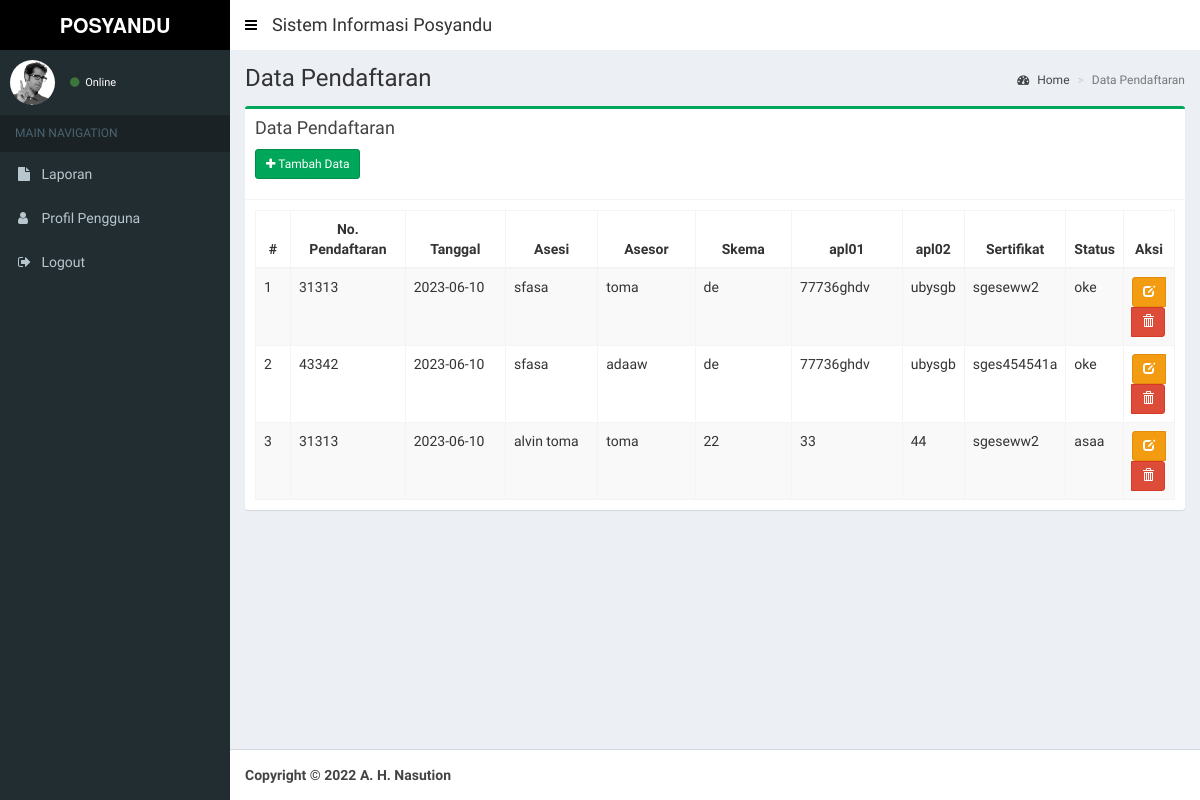
Screenshot of /index.php/pendaftaran with the database file from the repository.
### tables this page shows
CREATE TABLE `tbl_pendaftaran` (
  `id_pendaftaran` int NOT NULL,
  `no_pendaftaran` varchar(50) NOT NULL,
  `tgl_pendaftaran` date NOT NULL,
  `id_asesi` int NOT NULL,
  `id_asesor` int NOT NULL,
  `id_skema` int NOT NULL,
  `apl01` int NOT NULL,
  `apl02` int NOT NULL,
  `sertifikat` varchar(50) NOT NULL,
  `status_pendaftaran` varchar(50) NOT NULL
);

CREATE TABLE `tbl_asesi` (
  `id_asesi` int NOT NULL,
  `nim_asesi` varchar(50) NOT NULL,
  `nik_asesi` varchar(50) NOT NULL,
  `nama_asesi` varchar(50) NOT NULL,
  `alamat_asesi` varchar(50) NOT NULL,
  `notlp_asesi` varchar(50) NOT NULL,
  `jeniskelamin_asesi` varchar(50) NOT NULL,
  `agama_asesi` varchar(50) NOT NULL,
  `tempatlahir_asesi` varchar(50) NOT NULL,
  `tanggallahir_asesi` varchar(50) NOT NULL,
  `provinsi_asesi` varchar(50) NOT NULL,
  `kotakab_asesi` varchar(50) NOT NULL,
  `tahunmasuk_asesi` varchar(50) NOT NULL,
  `tahunlulus_asesi` varchar(50) NOT NULL,
  `jurusan_asesi` varchar(50) NOT NULL,
  `programstudi_asesi` varchar(50) NOT NULL,
  `email_asesi` varchar(50) NOT NULL,
  `password_asesi` varchar(50) NOT NULL,
  `foto_asesi` text NOT NULL
);

CREATE TABLE `tbl_asesor` (
  `id_asesor` int NOT NULL,
  `noregister_asesor` varchar(50) NOT NULL,
  `nik_asesor` varchar(50) NOT NULL,
  `nama_asesor` varchar(50) NOT NULL,
  `alamat_asesor` varchar(50) NOT NULL,
  `notlp_asesor` varchar(50) NOT NULL,
  `jeniskelamin_asesor` varchar(50) NOT NULL,
  `agama_asesor` varchar(50) NOT NULL,
  `tempatlahir_asesor` varchar(50) NOT NULL,
  `tanggallahir_asesor` date NOT NULL,
  `provinsi_asesor` varchar(50) NOT NULL,
  `kotakab_asesor` varchar(50) NOT NULL,
  `jurusan_asesor` varchar(50) NOT NULL,
  `programstudi_asesor` varchar(50) NOT NULL,
  `email_asesor` varchar(50) NOT NULL,
  `password_asesor` varchar(50) NOT NULL,
  `foto_asesor` text NOT NULL,
  `sertifikat_asesor` varchar(50) NOT NULL
);

CREATE TABLE `tbl_skema` (
  `id_skema` int NOT NULL,
  `kode_skema` varchar(30) NOT NULL,
  `nama_skema` varchar(50) NOT NULL,
  `apl01` varchar(30) NOT NULL,
  `apl02` varchar(30) NOT NULL
);

### application/views/layout/v_content.php (called while the page is built, shortened)
 	<?php
	if ($content)
	{
		$this->load->view($content);
	}
?>

### application/controllers/Pendaftaran.php (called while the page is built, shortened)
<?php
class Pendaftaran extends CI_Controller {
	public function __construct()
	{
		$this->load->model('Pendaftaran_model', 'pendaftaran');
		$this->load->model('Asesi_model', 'asesi');
		$this->load->model('Asesor_model', 'asesor');
		$this->load->model('Skema_model', 'skema');
		$this->load->helper('tgl_indo');
		$this->load->helper('security');
	}
	public function index()
	{
		$data = array(
			'title'			=> 'LSP',
			'judul'			=> 'Data Pendaftaran',
			'data' 			=> $this->pendaftaran->tabel()->result(),
			'content'		=> 'pendaftaran/v_content',
			'ajax'	 		=> 'pendaftaran/v_ajax'
		);
		$this->load->view('layout/v_wrapper', $data, FALSE);
	}
}

### index.php (called while the page is built, shortened)
<?php
require_once BASEPATH.'core/CodeIgniter.php';

### application/models/Pendaftaran_model.php (called while the page is built, shortened)
<?php
class Pendaftaran_model extends CI_Model {
	public function tabel($where = null)
	{
		if($where == null){
			$this->db->select('*');
			$this->db->from('tbl_pendaftaran');
			$this->db->join('tbl_asesi', 'tbl_pendaftaran.id_asesi = tbl_asesi.id_asesi');
			$this->db->join('tbl_asesor', 'tbl_pendaftaran.id_asesor = tbl_asesor.id_asesor');
			$this->db->join('tbl_skema', 'tbl_pendaftaran.id_skema = tbl_skema.id_skema');
			$this->db->order_by('tbl_pendaftaran.id_pendaftaran', 'Asc');
			$query = $this->db->get();
		}
		return $query;
	}
}

### application/views/pendaftaran/v_content.php (the view, shortened to what this page needs)
<section class="content-header">
  <h1>
    <?= $judul ?>
  </h1>
  <ol class="breadcrumb">
    <li><a href="<?= base_url() ?>dashboard"><i class="fa fa-dashboard"></i> Home</a></li>
    <li class="active"><?= $judul ?></li>
  </ol>
</section>
<section class="content">
  <div class="row">
    <div class="col-xs-12">
      <div class="box box-success">
        <div class="box-header with-border">
          <h3 class="box-title">Data Pendaftaran</h3>
          <div style="padding-top: 10px;">
          <p><a href="<?= base_url(); ?>pendaftaran/add" class="btn btn-sm btn-success icon-btn"><i class="fa fa-plus"></i> Tambah Data</a></p>
          </div>
        </div>
        <div class="box-body">
          <table id="example1" class="table table-bordered table-striped" style="width: 100%;">
              <thead>
                  <tr>
                      <th style="width: 5%;text-align: center;">#</th>
                      <th style="width: 15%;text-align: center;">No. Pendaftaran</th>
                      <th style="width: 15%;text-align: center;">Tanggal</th>
                      <th style="width: 15%;text-align: center;">Asesi</th>
                      <th style="width: 15%;text-align: center;">Asesor</th>
                      <th style="width: 15%;text-align: center;">Skema</th>
                      <th style="width: 15%;text-align: center;">apl01</th>
                      <th style="width: 15%;text-align: center;">apl02</th>
                      <th style="width: 15%;text-align: center;">Sertifikat</th>
                      <th style="width: 15%;text-align: center;">Status</th>
                      <th style="width: 13%;text-align: center;">Aksi</th>
                  </tr>
              </thead>
              <tbody>
                  <?php $total= 0; $no=1; foreach($data as $row){  ?>
                  <tr>
                      <td><?= $no++ ?></td>
                      <td><?= $row->no_pendaftaran ?></td>
                      <td><?= $row->tgl_pendaftaran ?></td>
                      <td><?= $row->nama_asesi ?></td>
                      <td><?= $row->nama_asesor ?></td>
                      <td><?= $row->nama_skema ?></td>
                      <td><?= $row->apl01 ?></td>
                      <td><?= $row->apl02 ?></td>
                      <td><?= $row->sertifikat ?></td>
                      <td><?= $row->status_pendaftaran ?></td>
                      <td style="text-align: center;">
                          <form action="<?= base_url() ?>pendaftaran/delete/<?= $row->id_pendaftaran ?>" method="post">
                              <div class="btn-group">
                                  <a href="<?= base_url() ?>pendaftaran/edit/<?= $row->id_pendaftaran ?>" class=" btn btn-sm btn-warning" data-toggle="tooltip" title="Edit"><span class="glyphicon glyphicon-edit"></span></a>
                                  <button class="btn btn-sm btn-danger" type="submit" onclick="return confirm('Yakin ingin menghapus data?')" data-toggle="tooltip" title="Hapus"><span class="glyphicon glyphicon-trash"></span></button>
                              </div>
                          </form>
                      </td>
                  </tr>
                <?php } ?>
              </tbody>
          </table>
        </div>
      </div>
    </div>
  </div>
</section>

### rows the page displays
tbl_pendaftaran: no_pendaftaran "31313", tgl_pendaftaran "2023-06-10", id_asesi.nama_asesi "sfasa", id_asesor.nama_asesor "toma", id_skema.nama_skema "de", id_skema.apl01 "77736ghdv", id_skema.apl02 "ubysgb", sertifikat "sgeseww2", status_pendaftaran "oke"
tbl_pendaftaran: no_pendaftaran "43342", tgl_pendaftaran "2023-06-10", id_asesi.nama_asesi "sfasa", id_asesor.nama_asesor "adaaw", id_skema.nama_skema "de", id_skema.apl01 "77736ghdv", id_skema.apl02 "ubysgb", sertifikat "sges454541a", status_pendaftaran "oke"
tbl_pendaftaran: no_pendaftaran "31313", tgl_pendaftaran "2023-06-10", id_asesi.nama_asesi "alvin toma", id_asesor.nama_asesor "toma", id_skema.nama_skema "22", id_skema.apl01 "33", id_skema.apl02 "44", sertifikat "sgeseww2", status_pendaftaran "asaa"

### other values shown
$judul "Data Pendaftaran"
